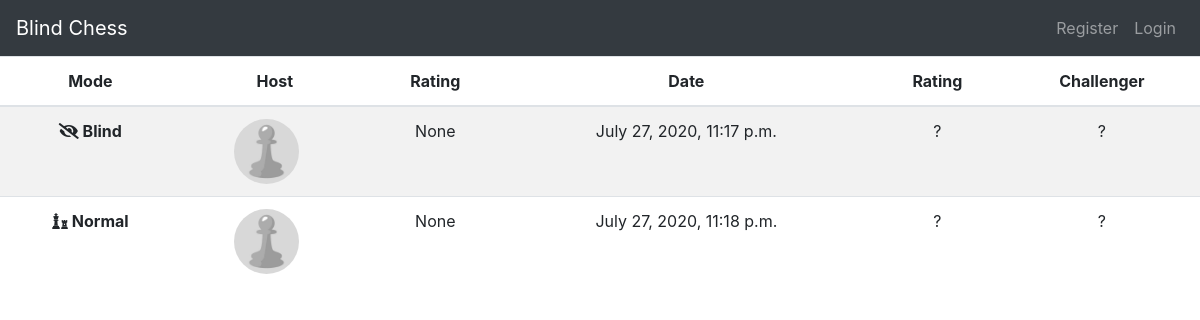
The page / on the database its author committed.
### blindchess/models.py (models this page shows, shortened)
class Game(models.Model):
    host = models.ForeignKey(User, on_delete=models.CASCADE)
    challenger = models.CharField(max_length=100)
    mode = models.CharField(max_length=100)
    date = models.DateTimeField(default=timezone.now)

### users/models.py (models this page shows, shortened)
class Profile(models.Model):
    user = models.OneToOneField(User, on_delete=models.CASCADE)
    image = models.ImageField(default='default.jpg', upload_to='profile_pics')
    rating = models.IntegerField(default=None, blank=True, null=True)
    wins = models.IntegerField(default=0)
    ties = models.IntegerField(default=0)
    losses = models.IntegerField(default=0)

### blindchess/views.py (the view)
# urls.py: path('', views.home, name='home-page'),
def home(request):
    context = {
        'games': Game.objects.all()
    }
    return render(request, 'blindchess/home.html', context)

### blindchess/templates/blindchess/home.html
{% extends "blindchess/layout.html" %}
{% block content %}
<container>
  <table class="table table-striped">
    <thead>
      <tr>
        <th scope="col">Mode</th>
        <th scope="col">Host</th>
        <th scope="col">Rating</th>
        <th scope="col">Date</th>
        <th scope="col">Rating</th>
        <th scope="col">Challenger</th>
      </tr>
    </thead>
    <tbody>
      {% for game in games %}
      <tr>
        {% if game.mode == 'Blind' %}
        <th scope="row">
          <i class="fa fa-eye-slash" aria-hidden="true"></i> Blind
        </th>
        {% endif %} {% if game.mode == 'Normal' %}
        <th scope="row"><i class="fas fa-chess"></i> Normal</th>
        {% endif %}
        <td>
          <img
            class="rounded-circle game-img"
            src="{{game.host.profile.image.url}}"
          />
        </td>
        <td>{{game.host.profile.rating}}</td>
        <td>{{game.date}}</td>
        <td>?</td>
        <td>?</td>
      </tr>
      {% endfor %}
    </tbody>
  </table>
</container>
{% endblock content %}

### blindchess/static/css/styles.css (style rules this page uses)
.game-img { height: 65px; width: 65px; margin-right: 16px; }
.table td { text-align: center; }
.table th { text-align: center; }

### rows shown on the page
Game: mode "Blind" (drawn), host.profile.image (placeholder picture), host.profile.rating "None", date "July 27, 2020, 11:17 p.m."
Game: mode "Normal" (drawn), host.profile.image (placeholder picture), host.profile.rating "None", date "July 27, 2020, 11:18 p.m."
